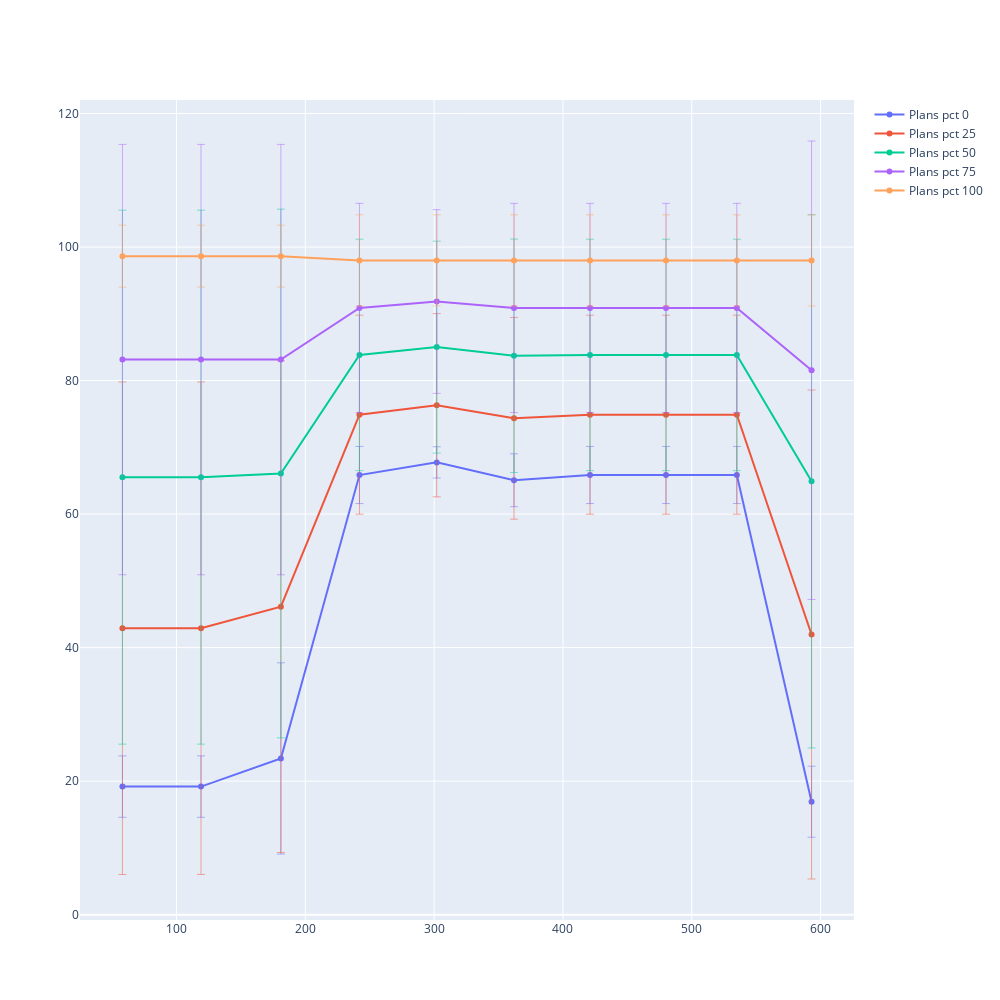

Notebook code for this chart:
### Code cell
all_scaters = []
for group, group_df in plots_df.groupby("plans_pct"):
    all_scaters.append(go.Scatter(name=f"Plans pct {group}",
        x=group_df['eps'],
        y=group_df['mean_score'],
        error_y=dict(
            type='data', # value of error bar given in data coordinates
            array=group_df['stddev_score'],
            visible=True,
            thickness=0.5)
    ))

fig = go.Figure(data=all_scaters)
fig.update_layout(width=1000,height=1000)
fig.show()

### Figure 1 — Plotly figure (JSON) as saved in the notebook; plotly's stock layout.template omitted (floating-point values rounded to 4 significant figures)
{"data": [{"error_y": {"array": [4.599, 4.599, 14.33, 4.28, 2.343, 3.96, 4.28, 4.28, 4.28, 5.319], "thickness": 0.5, "type": "data", "visible": true}, "name": "Plans pct 0", "x": [58, 119, 181, 242, 302, 362, 421, 480, 535, 593], "y": [19.19, 19.19, 23.4, 65.85, 67.75, 65.07, 65.85, 65.85, 65.85, 16.92], "type": "scatter"}, {"error_y": {"array": [36.89, 36.89, 36.84, 14.91, 13.72, 15.11, 14.91, 14.91, 14.91, 36.62], "thickness": 0.5, "type": "data", "visible": true}, "name": "Plans pct 25", "x": [58, 119, 181, 242, 302, 362, 421, 480, 535, 593], "y": [42.91, 42.91, 46.13, 74.89, 76.31, 74.35, 74.89, 74.89, 74.89, 41.96], "type": "scatter"}, {"error_y": {"array": [39.99, 39.99, 39.6, 17.33, 15.87, 17.48, 17.33, 17.33, 17.33, 39.93], "thickness": 0.5, "type": "data", "visible": true}, "name": "Plans pct 50", "x": [58, 119, 181, 242, 302, 362, 421, 480, 535, 593], "y": [65.53, 65.53, 66.08, 83.84, 85.01, 83.72, 83.84, 83.84, 83.84, 64.91], "type": "scatter"}, {"error_y": {"array": [32.23, 32.23, 32.23, 15.66, 13.76, 15.66, 15.66, 15.66, 15.66, 34.34], "thickness": 0.5, "type": "data", "visible": true}, "name": "Plans pct 75", "x": [58, 119, 181, 242, 302, 362, 421, 480, 535, 593], "y": [83.15, 83.15, 83.15, 90.88, 91.84, 90.88, 90.88, 90.88, 90.88, 81.55], "type": "scatter"}, {"error_y": {"array": [4.643, 4.643, 4.643, 6.828, 6.828, 6.828, 6.828, 6.828, 6.828, 6.828], "thickness": 0.5, "type": "data", "visible": true}, "name": "Plans pct 100", "x": [58, 119, 181, 242, 302, 362, 421, 480, 535, 593], "y": [98.64, 98.64, 98.64, 98.0, 98.0, 98.0, 98.0, 98.0, 98.0, 98.0], "type": "scatter"}], "layout": {"width": 1000, "height": 1000}}
